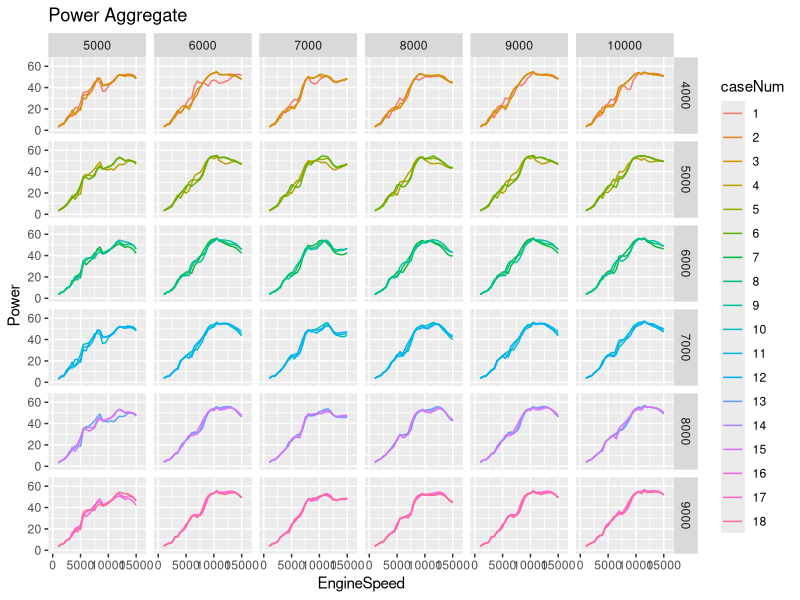

This figure's R source:
library(ggplot2)

#import data (EDIT THIS PART)
setwd("D:/Clubs/FSAE/Personal/IntakeOptimization/Plots")
rawdata<- read.csv("PowerAggregate.csv", header = TRUE, sep = ",",stringsAsFactors=FALSE)
exhaustRpm1 <- 4000
testName <- "Power"
#graphRange <-c(20,70) #for torque
graphRange <-c(0,65) #for power
#graphRange <-c(0,220) #for airflow
#graphRange <-c(0,1.1) #for efficiency

#clean up data
names(rawdata)<-c("EngineSpeed", "Value", "IntakeRpm")
rawdata<-rawdata[-1,]
rawdata$EngineSpeed <- as.numeric(rawdata$EngineSpeed)
rawdata$Value <- as.numeric(rawdata$Value)
rawdata$IntakeRpm <- as.numeric(rawdata$IntakeRpm)

#assign case numbers
caseNumber = 0
for (i in 1:nrow(rawdata)){
  if (abs(as.numeric(rawdata$EngineSpeed[i])-15000) < 100){
    caseNumber <- caseNumber+1
    if(caseNumber%%3==1 && caseNumber!=1){
      exhaustRpm1 <- exhaustRpm1 + 1000
    }
    if(caseNumber==19){
      caseNumber = 1
    }
    if(exhaustRpm1==10000){
      exhaustRpm1 <- 4000
    }
  }
  rawdata$caseNum[i]<-caseNumber
  rawdata$ExhaustRpm1[i]<-exhaustRpm1
}
rawdata$caseNum <-as.factor(rawdata$caseNum)

#graph everything together
fileName = paste(testName," Aggregate.pdf", sep = "")
titleString = paste(testName," Aggregate", sep = "")
pdf(fileName, width = 20, height = 15)
#LABELS
print(ggplot(data = rawdata, aes(x=EngineSpeed, y=Value)) + facet_grid(rows = vars(ExhaustRpm1), cols = vars(IntakeRpm))+geom_line(aes(color=caseNum)) +
        lims(x=c(0,16000), y=graphRange) + labs(title = titleString)+ ylab(testName))
dev.off()